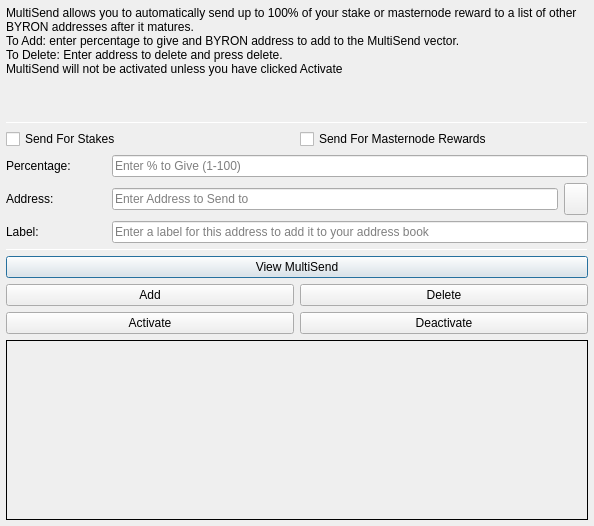
<?xml version="1.0" encoding="UTF-8"?>
<ui version="4.0">
 <class>MultiSendDialog</class>
 <widget class="QDialog" name="MultiSendDialog">
  <property name="windowModality">
   <enum>Qt::NonModal</enum>
  </property>
  <property name="geometry">
   <rect>
    <x>0</x>
    <y>0</y>
    <width>594</width>
    <height>526</height>
   </rect>
  </property>
  <property name="windowTitle">
   <string>MultiSend</string>
  </property>
  <layout class="QVBoxLayout" name="verticalLayout" stretch="0">
   <property name="leftMargin">
    <number>6</number>
   </property>
   <property name="topMargin">
    <number>6</number>
   </property>
   <property name="rightMargin">
    <number>6</number>
   </property>
   <property name="bottomMargin">
    <number>6</number>
   </property>
   <item>
    <layout class="QVBoxLayout" name="verticalLayout_Main" stretch="1,1,1,0,1,1,1">
     <item>
      <widget class="QLabel" name="label_2">
       <property name="lineWidth">
        <number>1</number>
       </property>
       <property name="text">
        <string>MultiSend allows you to automatically send up to 100% of your stake or masternode reward to a list of other BYRON addresses after it matures.
To Add: enter percentage to give and BYRON address to add to the MultiSend vector.
To Delete: Enter address to delete and press delete.
MultiSend will not be activated unless you have clicked Activate</string>
       </property>
       <property name="alignment">
        <set>Qt::AlignLeading|Qt::AlignLeft|Qt::AlignTop</set>
       </property>
       <property name="wordWrap">
        <bool>true</bool>
       </property>
      </widget>
     </item>
     <item>
      <widget class="Line" name="line">
       <property name="minimumSize">
        <size>
         <width>0</width>
         <height>1</height>
        </size>
       </property>
       <property name="maximumSize">
        <size>
         <width>16777215</width>
         <height>1</height>
        </size>
       </property>
       <property name="orientation">
        <enum>Qt::Horizontal</enum>
       </property>
      </widget>
     </item>
     <item>
      <layout class="QVBoxLayout" name="verticalLayout_Settings">
       <item>
        <layout class="QHBoxLayout" name="horizontalLayout">
         <item>
          <widget class="QCheckBox" name="multiSendStakeCheckBox">
           <property name="text">
            <string>Send For Stakes</string>
           </property>
          </widget>
         </item>
         <item>
          <widget class="QCheckBox" name="multiSendMasternodeCheckBox">
           <property name="text">
            <string>Send For Masternode Rewards</string>
           </property>
          </widget>
         </item>
        </layout>
       </item>
       <item>
        <layout class="QHBoxLayout" name="horizontalLayout_6">
         <item>
          <widget class="QLabel" name="label">
           <property name="minimumSize">
            <size>
             <width>100</width>
             <height>0</height>
            </size>
           </property>
           <property name="toolTip">
            <string>Percentage of stake to send</string>
           </property>
           <property name="text">
            <string>Percentage:</string>
           </property>
          </widget>
         </item>
         <item>
          <widget class="QLineEdit" name="multiSendPercentEdit">
           <property name="toolTip">
            <string>Enter whole numbers 1 - 100</string>
           </property>
           <property name="placeholderText">
            <string>Enter % to Give (1-100)</string>
           </property>
          </widget>
         </item>
        </layout>
       </item>
       <item>
        <layout class="QHBoxLayout" name="horizontalLayout_7">
         <item>
          <widget class="QLabel" name="label_5">
           <property name="minimumSize">
            <size>
             <width>100</width>
             <height>0</height>
            </size>
           </property>
           <property name="toolTip">
            <string>Address to send portion of stake to</string>
           </property>
           <property name="text">
            <string>Address:</string>
           </property>
          </widget>
         </item>
         <item>
          <widget class="QLineEdit" name="multiSendAddressEdit">
           <property name="toolTip">
            <string/>
           </property>
           <property name="placeholderText">
            <string>Enter Address to Send to</string>
           </property>
          </widget>
         </item>
         <item>
          <widget class="QToolButton" name="addressBookButton">
           <property name="maximumSize">
            <size>
             <width>16777215</width>
             <height>32</height>
            </size>
           </property>
           <property name="toolTip">
            <string>Choose an address from the address book</string>
           </property>
           <property name="text">
            <string/>
           </property>
           <property name="icon">
            <iconset resource="../byron.qrc">
             <normaloff>:/icons/address-book</normaloff>:/icons/address-book</iconset>
           </property>
           <property name="shortcut">
            <string>Alt+A</string>
           </property>
          </widget>
         </item>
        </layout>
       </item>
      </layout>
     </item>
     <item>
      <layout class="QHBoxLayout" name="horizontalLayout_3">
       <item>
        <widget class="QLabel" name="label_3">
         <property name="minimumSize">
          <size>
           <width>100</width>
           <height>0</height>
          </size>
         </property>
         <property name="text">
          <string>Label:</string>
         </property>
        </widget>
       </item>
       <item>
        <widget class="QLineEdit" name="labelAddressLabelEdit">
         <property name="placeholderText">
          <string>Enter a label for this address to add it to your address book</string>
         </property>
        </widget>
       </item>
      </layout>
     </item>
     <item>
      <widget class="Line" name="line_2">
       <property name="minimumSize">
        <size>
         <width>0</width>
         <height>1</height>
        </size>
       </property>
       <property name="maximumSize">
        <size>
         <width>16777215</width>
         <height>1</height>
        </size>
       </property>
       <property name="orientation">
        <enum>Qt::Horizontal</enum>
       </property>
      </widget>
     </item>
     <item>
      <layout class="QVBoxLayout" name="verticalLayout_Buttons">
       <item>
        <layout class="QHBoxLayout" name="horizontalLayout_4">
         <item>
          <widget class="QPushButton" name="viewButton">
           <property name="toolTip">
            <string/>
           </property>
           <property name="statusTip">
            <string>View MultiSend Vector</string>
           </property>
           <property name="text">
            <string>View MultiSend</string>
           </property>
          </widget>
         </item>
        </layout>
       </item>
       <item>
        <layout class="QHBoxLayout" name="horizontalLayout_2">
         <item>
          <widget class="QPushButton" name="addButton">
           <property name="toolTip">
            <string/>
           </property>
           <property name="statusTip">
            <string>Add to MultiSend Vector</string>
           </property>
           <property name="text">
            <string>Add</string>
           </property>
          </widget>
         </item>
         <item>
          <widget class="QPushButton" name="deleteButton">
           <property name="toolTip">
            <string/>
           </property>
           <property name="statusTip">
            <string>Delete Address From MultiSend Vector</string>
           </property>
           <property name="text">
            <string>Delete</string>
           </property>
          </widget>
         </item>
        </layout>
       </item>
       <item>
        <layout class="QHBoxLayout" name="horizontalLayout_5">
         <item>
          <widget class="QPushButton" name="activateButton">
           <property name="statusTip">
            <string>Activate MultiSend</string>
           </property>
           <property name="text">
            <string>Activate</string>
           </property>
          </widget>
         </item>
         <item>
          <widget class="QPushButton" name="disableButton">
           <property name="statusTip">
            <string>Deactivate MultiSend</string>
           </property>
           <property name="text">
            <string>Deactivate</string>
           </property>
          </widget>
         </item>
        </layout>
       </item>
      </layout>
     </item>
     <item>
      <widget class="QLabel" name="message">
       <property name="minimumSize">
        <size>
         <width>0</width>
         <height>180</height>
        </size>
       </property>
       <property name="frameShape">
        <enum>QFrame::Panel</enum>
       </property>
       <property name="frameShadow">
        <enum>QFrame::Plain</enum>
       </property>
       <property name="lineWidth">
        <number>1</number>
       </property>
       <property name="midLineWidth">
        <number>1</number>
       </property>
       <property name="text">
        <string/>
       </property>
       <property name="alignment">
        <set>Qt::AlignLeading|Qt::AlignLeft|Qt::AlignTop</set>
       </property>
       <property name="wordWrap">
        <bool>true</bool>
       </property>
      </widget>
     </item>
    </layout>
   </item>
  </layout>
 </widget>
 <resources>
  <include location="../byron.qrc"/>
 </resources>
 <connections/>
</ui>
